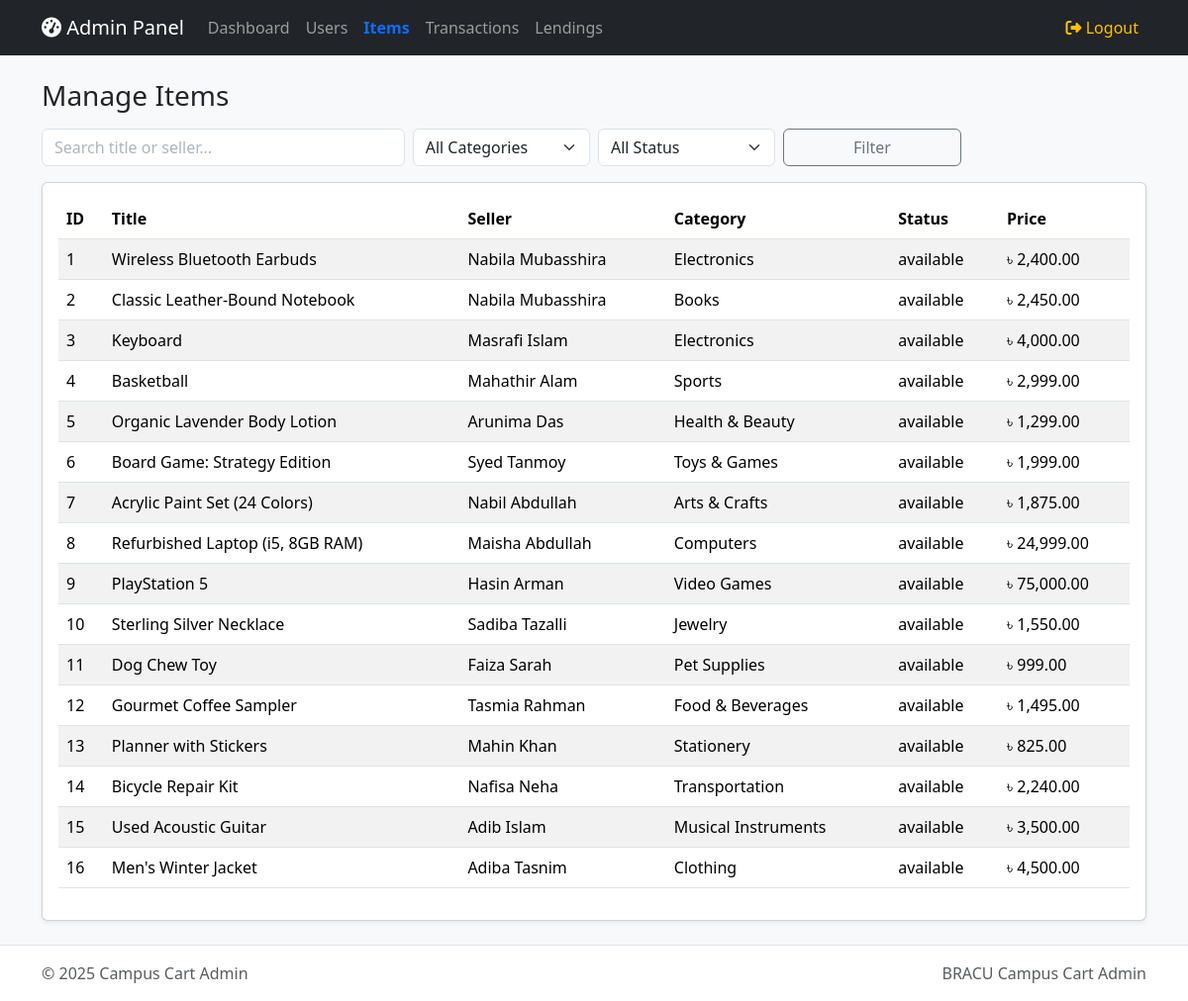
The page /admin/items.php (signed in) on the database its author committed.
### tables this page shows
CREATE TABLE items (
  id INT AUTO_INCREMENT PRIMARY KEY,
  user_id INT NOT NULL,
  title VARCHAR(50) NOT NULL,
  description TEXT DEFAULT NULL,
  price DECIMAL(10,2) NOT NULL,
  status ENUM('available','sold') DEFAULT 'available',
  image_url VARCHAR(50) DEFAULT NULL,
  category VARCHAR(50) NOT NULL DEFAULT 'Other',
  available_days VARCHAR(60) DEFAULT NULL,
  available_hours VARCHAR(50) DEFAULT NULL,
  created_at DATETIME DEFAULT CURRENT_TIMESTAMP,
  CONSTRAINT items_fk_user_id FOREIGN KEY (user_id) REFERENCES users(id) ON DELETE CASCADE
);

CREATE TABLE users (
  id INT AUTO_INCREMENT PRIMARY KEY,
  name VARCHAR(100) NOT NULL,
  email VARCHAR(100) NOT NULL,
  password VARCHAR(20) NOT NULL,
  role ENUM('user','admin') DEFAULT 'user',
  rating_avg DECIMAL(4,2) NOT NULL DEFAULT 0.00,
  rating_count INT NOT NULL DEFAULT 0,
  created_at DATETIME DEFAULT CURRENT_TIMESTAMP,
  UNIQUE KEY email (email)
);

### admin/items.php (the view, shortened to what this page needs)
<?php
require_once __DIR__ . '/includes/header.php';
$search        = trim($_GET['search'] ?? '');
$sql = "SELECT i.*, u.name AS seller_name
        FROM items i
        LEFT JOIN users u ON u.id = i.user_id
        WHERE 1=1";
$sql .= " ORDER BY i.id ASC";
$stmt = $conn->prepare($sql);
$stmt->execute();
$items = $stmt->get_result();
?>
<div class="d-flex justify-content-between align-items-center mb-3">
  <h3 class="mb-0">Manage Items</h3>
</div>
<form class="row g-2 mb-3" method="get">
  <div class="col-md-4">
    <input class="form-control" name="search" placeholder="Search title or seller..." value="<?php echo htmlspecialchars($search); ?>">
  </div>
  <div class="col-md-2">
    <select class="form-select" name="category">
      <option value="">All Categories</option>
    </select>
  </div>
  <div class="col-md-2">
    <select class="form-select" name="status">
      <option value="">All Status</option>
    </select>
  </div>
  <div class="col-md-2">
    <button class="btn btn-outline-secondary w-100">Filter</button>
  </div>
</form>
<div class="card shadow-sm">
  <div class="card-body">
    <div class="table-responsive">
      <table class="table table-striped align-middle">
        <thead>
          <tr>
            <th>ID</th>
            <th>Title</th>
            <th>Seller</th>
            <th>Category</th>
            <th>Status</th>
            <th>Price</th>
          </tr>
        </thead>
        <tbody>
          <?php while ($item = $items->fetch_assoc()): ?>
            <tr>
              <td><?php echo (int)$item['id']; ?></td>
              <td><?php echo htmlspecialchars($item['title']); ?></td>
              <td><?php echo htmlspecialchars($item['seller_name'] ?? ''); ?></td>
              <td><?php echo htmlspecialchars($item['category'] ?? 'Other'); ?></td>
              <td><?php echo htmlspecialchars($item['status']); ?></td>
              <td>৳ <?php echo number_format((float)$item['price'], 2); ?></td>
            </tr>
          <?php endwhile; ?>
        </tbody>
      </table>
    </div>
  </div>
</div>
<?php require_once __DIR__ . '/includes/footer.php'; ?>

### assets/css/style.css (style rules this page uses)
:root { --cc-primary: #0d6efd; }
.card { transition: box-shadow 0.15s ease; }
.form-control::placeholder { color: #adb5bd; }

### rows shown on the page
items: id "1", title "Wireless Bluetooth Earbuds", user.name "Nabila Mubasshira", category "Electronics", status "available", price "2,400.00"
items: id "2", title "Classic Leather-Bound Notebook", user.name "Nabila Mubasshira", category "Books", status "available", price "2,450.00"
items: id "3", title "Keyboard", user.name "Masrafi Islam", category "Electronics", status "available", price "4,000.00"
items: id "4", title "Basketball", user.name "Mahathir Alam", category "Sports", status "available", price "2,999.00"
items: id "5", title "Organic Lavender Body Lotion", user.name "Arunima Das", category "Health & Beauty", status "available", price "1,299.00"
items: id "6", title "Board Game: Strategy Edition", user.name "Syed Tanmoy", category "Toys & Games", status "available", price "1,999.00"
items: id "7", title "Acrylic Paint Set (24 Colors)", user.name "Nabil Abdullah", category "Arts & Crafts", status "available", price "1,875.00"
items: id "8", title "Refurbished Laptop (i5, 8GB RAM)", user.name "Maisha Abdullah", category "Computers", status "available", price "24,999.00"
items: id "9", title "PlayStation 5", user.name "Hasin Arman", category "Video Games", status "available", price "75,000.00"
items: id "10", title "Sterling Silver Necklace", user.name "Sadiba Tazalli", category "Jewelry", status "available", price "1,550.00"
items: id "11", title "Dog Chew Toy", user.name "Faiza Sarah", category "Pet Supplies", status "available", price "999.00"
items: id "12", title "Gourmet Coffee Sampler", user.name "Tasmia Rahman", category "Food & Beverages", status "available", price "1,495.00"
items: id "13", title "Planner with Stickers", user.name "Mahin Khan", category "Stationery", status "available", price "825.00"
items: id "14", title "Bicycle Repair Kit", user.name "Nafisa Neha", category "Transportation", status "available", price "2,240.00"
items: id "15", title "Used Acoustic Guitar", user.name "Adib Islam", category "Musical Instruments", status "available", price "3,500.00"
items: id "16", title "Men's Winter Jacket", user.name "Adiba Tasnim", category "Clothing", status "available", price "4,500.00"
